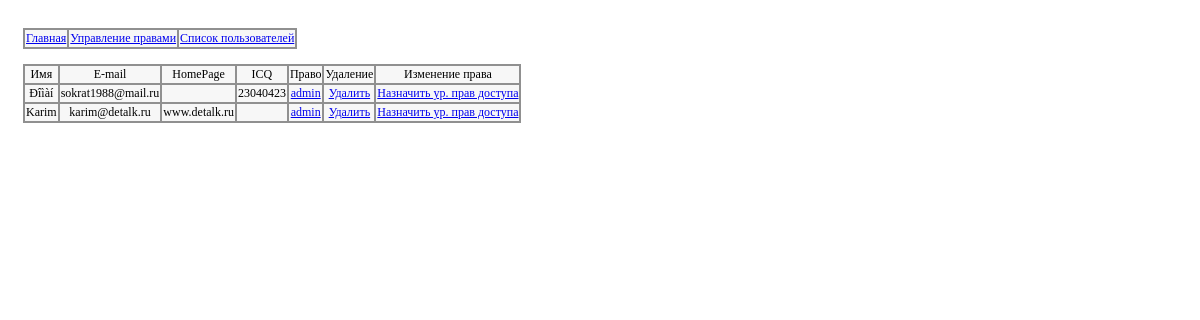
/admin/users.php, run on the app's committed database.
### tables this page shows
CREATE TABLE `users` (
  `id` int(10) NOT NULL auto_increment,
  `name` varchar(83) NOT NULL default '',
  `pass` varchar(83) NOT NULL default '',
  `pravo` varchar(8) NOT NULL default '',
  `email` varchar(83) NOT NULL default '',
  `icq` varchar(8) NOT NULL default '',
  `url` varchar(83) NOT NULL default '',
  `date` int(10) NOT NULL default '0',
  PRIMARY KEY  (`id`)
);

### inc/config.php (called while the page is built, shortened)
<?
$t1 = 'users';
?>

### admin/users.php (the view)
<?
include '../inc/config.php';
include 'head.php';
?>
<table>
<tr><td>Имя</tD><td>E-mail</td><td>HomePage</td><td>ICQ</tD><td>Право</td><td>Удаление</td><td>Изменение права</td></tr>
<?
$sql = mysqli_query ($db, "select id, name, email, url, icq, pravo from ".$t1." where 1 order by id desc");
while ($row = mysqli_fetch_array($sql))
{
	echo "<tr><td>$row[name]</td><Td>$row[email]</td><td>$row[url]</td><td>$row[icq]</tD>
	<td><a href=prava.php?show=edit&pravo=$row[pravo]>$row[pravo]</a></td><td><a href=deluser.php?id=$row[id]>Удалить</a></tD><td><a href=\"prava.php?show=useradd&user=".rawurlencode($row[name])."\">Назначить ур. прав доступа</a></tr>";
}
?>
</table>
</body>
</html>

### admin/stsc/style.css (style rules this page uses)
body { padding-top: 20px; padding-bottom: 10px; padding-left: 15px; padding-right: 15px; font-size: 12px; font-weight: bold; color: #000000; font-family: Tahoma, sans serif; }
table { background-color: #909090; }
td { text-align: center; vertical-align: middle; background-color: #F7F7F7; border-width: 1px; font-size: 12px; font-weight: normal; font-color: #000000; font-family: Tahoma, sans serif; }

### data on the page
users: name "Ðîìàí", email "sokrat1988@mail.ru", icq "23040423", pravo "admin"
users: name "Karim", email "karim@detalk.ru", url "www.detalk.ru", pravo "admin"
